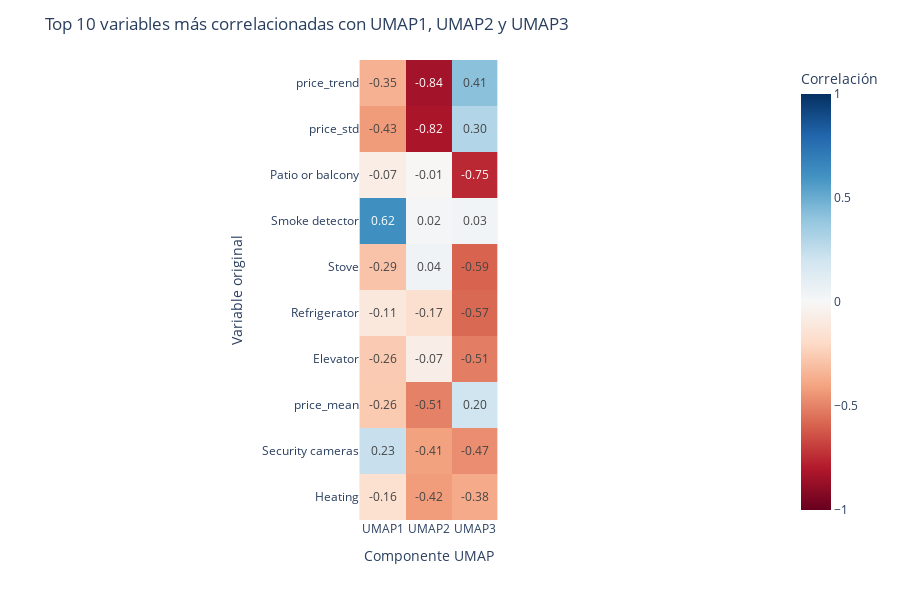

Source (notebook cell):
### Markdown cell above
# Extra

### Code cell
from datetime import datetime

conn = sqlite3.connect("airbnb_cartagena.sqlite")
df_attributes = pd.read_sql_query("SELECT * FROM Attributes", conn)
df_time_series = pd.read_sql_query("SELECT * FROM TimeSeriesInterpolated", conn)
conn.close()

to_keep = [
    "Keypad", "Lock on door", "Smoke detector", "Security cameras", "AC", "Heating", 
    "Patio or balcony", "Stove", "Elevator", "Refrigerator", "Kitchen", "Wifi", 
    "TV", "Jacuzzi", "Carport", "Hot water", 
]
df_attributes = df_attributes[to_keep + ["ID"]]


columnas_fecha = []
for col in df_time_series.columns:
    try:
        datetime.strptime(col.strip(), "%d/%m/%Y")
        columnas_fecha.append(col)
    except ValueError:
        continue


df_prices = df_time_series.melt(
    id_vars=["ID"],
    value_vars=columnas_fecha,
    var_name="Date",
    value_name="Value"
)
df_prices["Date"] = pd.to_datetime(df_prices["Date"])
ids_con_nan = df_prices[df_prices["Value"].isna()]["ID"].unique()

df_prices = df_prices[~df_prices["ID"].isin(ids_con_nan)]
df_attributes = df_attributes[~df_attributes["ID"].isin(ids_con_nan)]







df_num = df_attributes.select_dtypes(include=[np.number]).drop(columns=["ID"])

def summarize_prices(df_prices):
    df_prices["log_price"] = np.log1p(df_prices["Value"])
    summary = df_prices.groupby("ID")["log_price"].agg([
        'mean', 'std'
    ]).rename(columns={"mean": "price_mean", "std": "price_std"})

    df_prices['day'] = (df_prices['Date'] - df_prices['Date'].min()).dt.days
    trends = []
    for _, group in df_prices.groupby('ID'):
        X = group['day'].values.reshape(-1, 1)
        y = np.log1p(group['Value'].values)
        slope = LinearRegression().fit(X, y).coef_[0] if len(np.unique(X)) > 1 else 0.0
        trends.append(slope)
    summary['price_trend'] = trends
    return summary

df_price_summary = summarize_prices(df_prices)
df_merged = df_attributes.merge(df_price_summary, left_on="ID", right_index=True)


df_final_num = df_merged.select_dtypes(include=[np.number]).drop(columns=["ID"])



scaler = StandardScaler()
X_scaled = scaler.fit_transform(df_final_num)

umap_model = umap.UMAP(n_components=3, n_neighbors=30, min_dist=0.1, random_state=69)  
X_umap = umap_model.fit_transform(X_scaled)
print(f"UMAP completado")

ids = df_attributes["ID"].values
df_space = pd.DataFrame(X_umap, columns=[f"UMAP{i+1}" for i in range(X_umap.shape[1])], index=ids)

df_space["ID"] = df_space.index

dist_matrix = squareform(pdist(df_space.drop(columns="ID").values, metric='euclidean'))
df_dist = pd.DataFrame(dist_matrix, index=df_space["ID"], columns=df_space["ID"])
print(" Matriz de distancias calculada")


# Crear DataFrame con columnas originales estandarizadas
df_scaled = pd.DataFrame(X_scaled, columns=df_final_num.columns, index=df_space['ID'])

# Concatenar con componentes UMAP
df_umap_all = pd.concat([df_scaled, df_space.drop(columns="ID")], axis=1)

# Calcular correlación
correlation = df_umap_all.corr().loc[df_final_num.columns, ['UMAP1', 'UMAP2', 'UMAP3']]

# Filtrar las 10 variables con mayor correlación absoluta
correlation['max_corr'] = correlation.abs().max(axis=1)
top10 = correlation.sort_values('max_corr', ascending=False).drop(columns='max_corr').head(10)

# Convertir a formato largo para plotly
correlation_melted = top10.reset_index().melt(id_vars='index', var_name='UMAP', value_name='Correlation')
correlation_melted.rename(columns={'index': 'Variable'}, inplace=True)

# Crear heatmap interactivo con Plotly
fig = px.imshow(
    top10.values,
    x=top10.columns,
    y=top10.index,
    color_continuous_scale='RdBu',
    zmin=-1, zmax=1,
    text_auto=".2f",
    labels=dict(x="UMAP", y="Variable", color="Correlación")
)

fig.update_layout(
    title="Top 10 variables más correlacionadas con UMAP1, UMAP2 y UMAP3",
    xaxis_title="Componente UMAP",
    yaxis_title="Variable original",
    height=400 + 20 * len(top10)
)

fig.show()

### Figure 1 — Plotly figure (JSON) as saved in the notebook; plotly's stock layout.template omitted (floating-point values rounded to 4 significant figures)
{"data": [{"coloraxis": "coloraxis", "hovertemplate": "UMAP: %{x}<br>Variable: %{y}<br>Correlación: %{z}<extra></extra>", "name": "0", "texttemplate": "%{z:.2f}", "type": "heatmap", "x": ["UMAP1", "UMAP2", "UMAP3"], "xaxis": "x", "y": ["price_trend", "price_std", "Patio or balcony", "Smoke detector", "Stove", "Refrigerator", "Elevator", "price_mean", "Security cameras", "Heating"], "yaxis": "y", "z": [[-0.3545, -0.8393, 0.4141], [-0.4275, -0.8213, 0.2973], [-0.0739, -0.007462, -0.7549], [0.6191, 0.02134, 0.03377], [-0.2871, 0.04198, -0.5871], [-0.11, -0.167, -0.5746], [-0.2602, -0.066, -0.5116], [-0.2624, -0.5052, 0.2028], [0.2297, -0.4099, -0.4695], [-0.1599, -0.4225, -0.3763]]}], "layout": {"coloraxis": {"cmax": 1, "cmin": -1, "colorbar": {"title": {"text": "Correlación"}}, "colorscale": [[0, "rgb(103,0,31)"], [0.1, "rgb(178,24,43)"], [0.2, "rgb(214,96,77)"], [0.3, "rgb(244,165,130)"], [0.4, "rgb(253,219,199)"], [0.5, "rgb(247,247,247)"], [0.6, "rgb(209,229,240)"], [0.7, "rgb(146,197,222)"], [0.8, "rgb(67,147,195)"], [0.9, "rgb(33,102,172)"], [1, "rgb(5,48,97)"]]}, "height": 600, "margin": {"t": 60}, "title": {"text": "Top 10 variables más correlacionadas con UMAP1, UMAP2 y UMAP3"}, "xaxis": {"anchor": "y", "constrain": "domain", "domain": [0, 1], "scaleanchor": "y", "title": {"text": "Componente UMAP"}}, "yaxis": {"anchor": "x", "autorange": "reversed", "constrain": "domain", "domain": [0, 1], "title": {"text": "Variable original"}}}}
